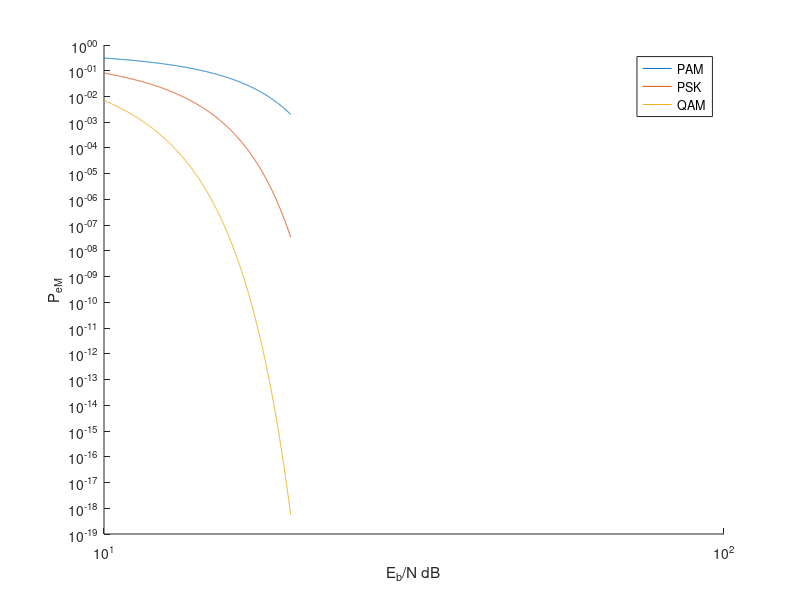

The MATLAB script that drew this image:
%% ECE132A: Hw 7 
%  Author: Thomas KOst
%  Date: 5/25/20
%%%%%%%%%%%%%%%%%%%%%%%%%%%%%%%%%%%%%%%%%%%%%%%%%%%%%%%%%%%%%%%%%%%%%%%%%%%
clear, clc, close all;
%% 9.6-9:

%  P_e v.s. E_b/N
E_b_N = logspace(1,2,1000);
M = 16;
PAM = (2*(M-1)/M)*qfunc(sqrt(6*log2(M)*E_b_N/(M^2-1)));
PSK= 2*qfunc(sin(pi/M)*sqrt(E_b_N*2*log2(M)));
QAM=3*qfunc(sqrt(0.8*E_b_N));

% plot
fig1 = figure(1);
hold on;
loglog(10*log10(E_b_N), PAM);
loglog(10*log10(E_b_N), PSK);
loglog(10*log10(E_b_N), QAM);
hold off;
legend('PAM', 'PSK', 'QAM');
xlabel('E_b/N dB');ylabel('P_{eM}');
saveas(fig1, 'plot.jpg');